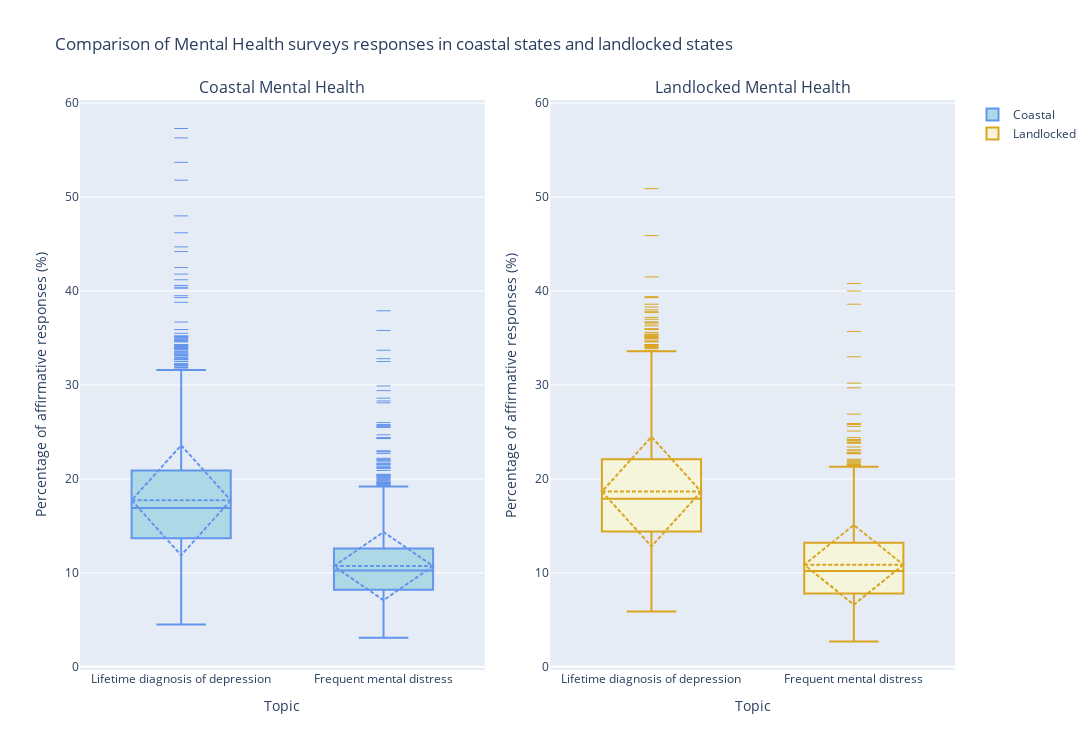

The cell this chart's notebook holds for it:
### Markdown cell above
Both of these topics are surveying signs of *low* mental health, meaning that for all of the following analysis, a lower number is indicative of better mental health.

In order to get an overview of the data, boxplots are generated:

### Code cell
# create figure
fig_mh_box = make_subplots(
    rows=1,cols=2,
    subplot_titles=("Coastal Mental Health", "Landlocked Mental Health")
    ,horizontal_spacing=0.075
)

# add the box plot for coastal
fig_mh_box.add_trace(
    go.Box(
        x=df_coastal_mh['Topic'],
        y=df_coastal_mh['Data_Value'],
        name='Coastal',
        customdata=df_coastal_mh['LocationDesc'],
        hovertemplate='<br>Survey: %{x}<br>Value: %{y}%<br>State: %{customdata}',
        boxmean='sd',
        fillcolor='lightblue',
        line=dict(color='cornflowerblue'),
        marker=dict(symbol='line-ew-open',size=10)
    ),
    row=1, col=1
)

# add the box plot for landlocked
fig_mh_box.add_trace(
    go.Box(
        x=df_landlocked_mh['Topic'],
        y=df_landlocked_mh['Data_Value'],
        name='Landlocked',
        customdata=df_landlocked_mh['LocationDesc'],
        hovertemplate='<br>Survey: %{x}<br>Value: %{y}%<br>State: %{customdata}',
        boxmean='sd',
        fillcolor='beige',
        line=dict(color='goldenrod'),
        marker=dict(symbol='line-ew-open',size=10)
    ),
    row=1, col=2
)

# Update layout to include labels
fig_mh_box.update_layout(
    height=750, width=1500, 
    title_text="Comparison of Mental Health surveys responses in coastal states and landlocked states",
    xaxis=dict(title='Topic'),
    xaxis2=dict(title='Topic',matches='x1'),
    yaxis=dict(title='Percentage of affirmative responses (%)'),
    yaxis2=dict(title='Percentage of affirmative responses (%)',matches='y1')
)

fig_mh_box.show()

### Figure 1 — Plotly figure (JSON) as saved in the notebook; plotly's stock layout.template omitted (floating-point values rounded to 4 significant figures; data arrays with more than 128 entries replaced by an {"elided": "..."} marker saying what was removed)
{"data": [{"boxmean": "sd", "customdata": {"elided": "9644 str values"}, "fillcolor": "lightblue", "hovertemplate": "<br>Survey: %{x}<br>Value: %{y}%<br>State: %{customdata}", "line": {"color": "cornflowerblue"}, "marker": {"size": 10, "symbol": "line-ew-open"}, "name": "Coastal", "type": "box", "x": {"elided": "9644 str values"}, "xaxis": "x", "y": {"elided": "9644 float values"}, "yaxis": "y"}, {"boxmean": "sd", "customdata": {"elided": "7046 str values"}, "fillcolor": "beige", "hovertemplate": "<br>Survey: %{x}<br>Value: %{y}%<br>State: %{customdata}", "line": {"color": "goldenrod"}, "marker": {"size": 10, "symbol": "line-ew-open"}, "name": "Landlocked", "type": "box", "x": {"elided": "7046 str values"}, "xaxis": "x2", "y": {"elided": "7046 float values"}, "yaxis": "y2"}], "layout": {"annotations": [{"font": {"size": 16}, "showarrow": false, "text": "Coastal Mental Health", "x": 0.2313, "xanchor": "center", "xref": "paper", "y": 1, "yanchor": "bottom", "yref": "paper"}, {"font": {"size": 16}, "showarrow": false, "text": "Landlocked Mental Health", "x": 0.7688, "xanchor": "center", "xref": "paper", "y": 1, "yanchor": "bottom", "yref": "paper"}], "height": 750, "title": {"text": "Comparison of Mental Health surveys responses in coastal states and landlocked states"}, "width": 1500, "xaxis": {"anchor": "y", "domain": [0, 0.4625], "title": {"text": "Topic"}}, "xaxis2": {"anchor": "y2", "domain": [0.5375, 1], "matches": "x", "title": {"text": "Topic"}}, "yaxis": {"anchor": "x", "domain": [0, 1], "title": {"text": "Percentage of affirmative responses (%)"}}, "yaxis2": {"anchor": "x2", "domain": [0, 1], "matches": "y", "title": {"text": "Percentage of affirmative responses (%)"}}}}
